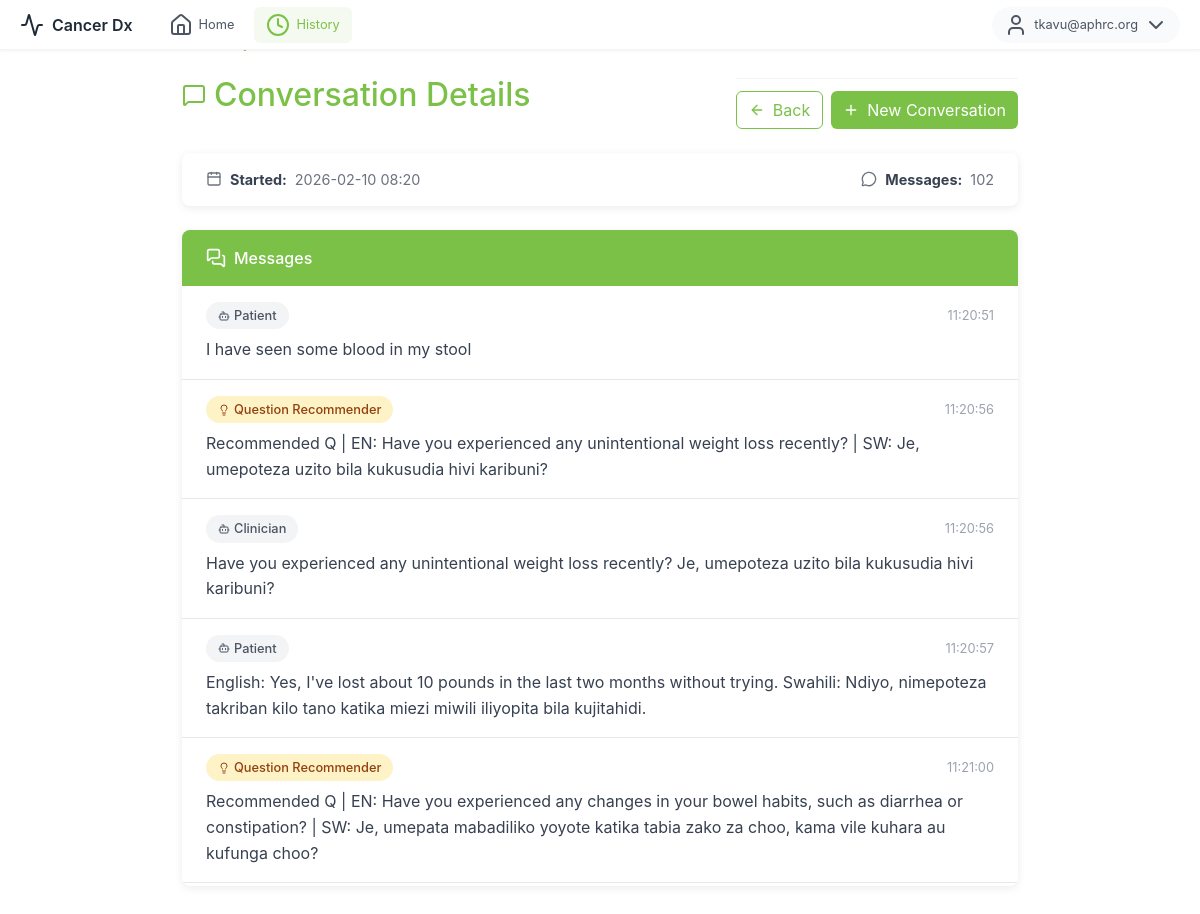
Screenshot of /history/9240dbfc-284e-406d-8d82-bc7bea1fad7a (signed in) with the database file from the repository.
### models.py (models this page shows, shortened)
class User(Base):
    __tablename__ = "users"
    id = Column(Integer, primary_key=True)
    email = Column(String(255), unique=True, nullable=False, index=True)
    username = Column(String(64), unique=True, nullable=True, index=True)
    password_hash = Column(String(255), nullable=False)
    is_active = Column(Boolean, default=True, nullable=False)
    email_verified = Column(Boolean, default=False, nullable=False)
    created_at = Column(DateTime, default=datetime.utcnow, nullable=False)
    roles = relationship("Role", secondary=user_roles, back_populates="users", lazy="joined")
    @property
    def is_authenticated(self): return True

class Conversation(Base):
    __tablename__ = "conversations"
    id = Column(String, primary_key=True)               # uuid string
    created_at = Column(DateTime, default=datetime.utcnow, nullable=False)
    owner_user_id = Column(Integer, ForeignKey("users.id"), index=True, nullable=True)
    patient_id = Column(Integer, ForeignKey("patients.id"), index=True, nullable=True)
    messages = relationship(
        "Message",
        back_populates="conversation",
        cascade="all, delete-orphan",
        order_by="Message.created_at.asc()",
    )
    patient = relationship(
        "Patient",
        back_populates="conversations",
        lazy="select",
    )

class Message(Base):
    __tablename__ = "messages"
    id = Column(String, primary_key=True)               # uuid string
    conversation_id = Column(String, ForeignKey("conversations.id"), index=True, nullable=False)
    role = Column(String, index=True)                   # patient|clinician|listener|Question Recommender
    type = Column(String, default="message")            # message|question_recommender
    message = Column(Text, nullable=True)
    timestamp = Column(String, nullable=True)           # "HH:MM:SS"
    created_at = Column(DateTime, default=datetime.utcnow, nullable=False)
    conversation = relationship("Conversation", back_populates="messages")

### app.py (the view)
@app.route("/history/<conversation_id>")
@login_required
def history_detail_page(conversation_id):
    c = get_conversation_if_owned_by(conversation_id, current_user.id)
    if c is None:
        return "Not found or access denied", 404
    msgs = get_conversation_messages(conversation_id)
    plabels = _patient_labels_for_current_user()
    pid = c.patient_id if c.patient_id is not None else (c.patient.id if getattr(c, "patient", None) else None)
    patient_label = plabels.get(int(pid)) if pid is not None else None
    if pid is not None and not patient_label:
        patient_label = "Patient"
    return render_template(
        "history_detail.html",
        conversation_id=conversation_id,
        created_at=c.created_at,
        patient_label=patient_label,
        patient_id=pid,
        messages=msgs,
    )

### app.py (called while the page is built)
def _patients_display_order():
    patients = list_patients_for_user(current_user.id)
    return sorted(patients, key=lambda p: p.id)

def _patient_labels_for_current_user():
    ordered = _patients_display_order()
    return {p.id: f"Patient {i + 1}" for i, p in enumerate(ordered)}

### auth.py (called while the page is built)
@login_manager.user_loader
def load_user(user_id):
    db = SessionLocal()
    try:
        return db.get(User, int(user_id))
    finally:
        db.close()

### models.py (called while the page is built)
def get_conversation_if_owned_by(conversation_id: str, user_id: int):
    db = SessionLocal()
    try:
        c = (
            db.query(Conversation)
            .options(joinedload(Conversation.patient))
            .filter(
                Conversation.id == conversation_id,
                Conversation.owner_user_id == user_id,
            )
            .first()
        )
        return c
    finally:
        db.close()

def list_patients_for_user(clinician_id: int):
    db = SessionLocal()
    try:
        return (
            db.query(Patient)
            .filter(Patient.clinician_id == clinician_id)
            .order_by(Patient.created_at.desc())
            .all()
        )
    finally:
        db.close()

def get_conversation_messages(conversation_id: str):
    db = SessionLocal()
    try:
        return (
            db.query(Message)
            .filter(Message.conversation_id == conversation_id)
            .order_by(Message.created_at.asc())
            .all()
        )
    finally:
        db.close()

### templates/history_detail.html (shortened to what this page needs)
{% extends "base.html" %}
{% block content %}
<div class="top-menu">
  <div class="menu-left">
    <div class="logo">
      <i data-lucide="activity"></i>
      <span>Cancer Dx</span>
    </div>
    <nav class="nav-links">
      <a href="{{ url_for('index') }}" class="nav-link">
        <i data-lucide="home"></i>
        <span>Home</span>
      </a>
      <a href="{{ url_for('history_page') }}" class="nav-link active">
        <i data-lucide="clock"></i>
        <span>History</span>
      </a>
    </nav>
  </div>
  <div class="menu-right">
    {% if current_user.is_authenticated %}
    <div class="user-dropdown">
      <button class="user-btn" id="userDropdownBtn">
        <i data-lucide="user"></i>
        <span>{{ current_user.email }}</span>
        <i data-lucide="chevron-down"></i>
      </button>
    </div>
    {% else %}
    <a href="{{ url_for('index') }}" class="btn btn-login">
      <i data-lucide="log-in"></i>
      <span>Login</span>
    </a>
    {% endif %}
  </div>
</div>
<div class="detail-container">
  <div class="breadcrumb-nav">
    <a href="{{ url_for('history_page') }}">
    </a>
    <span class="separator">/</span>
    <span class="current">Conversation</span>
  </div>
  <div class="detail-header d-flex justify-content-between align-items-center flex-wrap gap-2">
    <h2>
      <i data-lucide="message-square"></i>
      Conversation Details
    </h2>
    <div class="action-buttons">
      <a href="{{ url_for('history_page') }}" class="btn btn-back">
        <i data-lucide="arrow-left" style="width:16px;height:16px"></i> Back
      </a>
      {% set new_url = url_for('new_conversation', patient_id=patient_id) if patient_id else url_for('new_conversation') %}
      <a href="{{ new_url }}" class="btn btn-new">
        <i data-lucide="plus" style="width:16px;height:16px"></i> New Conversation
      </a>
    </div>
  </div>
  <div class="info-card">
    <div class="info-item">
      <i data-lucide="calendar" style="width:16px;height:16px"></i>
      <strong>Started:</strong>
      <span>{{ created_at.strftime('%Y-%m-%d %H:%M') if created_at else '—' }}</span>
    </div>
    <div class="info-item">
      <i data-lucide="message-circle" style="width:16px;height:16px"></i>
      <strong>Messages:</strong>
      <span>{{ messages|length }}</span>
    </div>
  </div>
  <div class="messages-card">
    <div class="messages-header">
      <i data-lucide="messages-square" style="width:20px;height:20px"></i>
      Messages
    </div>
    <div class="messages-list">
      {% for m in messages %}
      <div class="message-item">
        <div class="message-meta">
          <span class="role-badge
            {% if m.role == 'patient' %}role-patient
            {% elif m.role == 'clinician' %}role-clinician
            {% elif m.role == 'Question Recommender' or m.type == 'question_recommender' %}role-recommender
            {% else %}role-system{% endif %}">
            {% if m.role == 'patient' %}
              <i data-lucide="user" style="width:12px;height:12px"></i>
            {% elif m.role == 'clinician' %}
              <i data-lucide="stethoscope" style="width:12px;height:12px"></i>
            {% elif m.role == 'Question Recommender' or m.type == 'question_recommender' %}
              <i data-lucide="lightbulb" style="width:12px;height:12px"></i>
            {% else %}
              <i data-lucide="bot" style="width:12px;height:12px"></i>
            {% endif %}
            {{ m.role or 'message' }}
          </span>
          <span class="message-time">
            {{ m.timestamp or (m.created_at.strftime('%Y-%m-%d %H:%M') if m.created_at else '') }}
          </span>
        </div>
        <div class="message-content">{{ m.message or '—' }}</div>
      </div>
      {% else %}
      <div class="empty-messages">
        <i data-lucide="message-square-off" style="width:48px;height:48px;color:#9ca3af"></i>
        <p class="mt-3">No messages in this conversation.</p>
      </div>
      {% endfor %}
    </div>
  </div>
</div>
{% endblock %}

### templates/base.html (shortened to what this page needs)
<!DOCTYPE html>
<html lang="en">
<head>
    <link href="https://cdnjs.cloudflare.com/ajax/libs/bootstrap/5.3.0/css/bootstrap.min.css" rel="stylesheet">
    <link href="https://cdnjs.cloudflare.com/ajax/libs/font-awesome/6.4.0/css/all.min.css" rel="stylesheet">
    <link href="{{ url_for('static', filename='css/style.css') }}?v={{ range(10000, 99999) | random }}" rel="stylesheet">
</head>
<body>
    {% block content %}{% endblock %}
</body>
</html>

### static/css/style.css (style rules this page uses)
:root { --primary-green: #7bc148; --primary-green-light: #c8e6a5; --primary-green-bg: rgba(123, 193, 72, 0.08); --primary-green-border: rgba(123, 193, 72, 0.3); --accent-orange: #f97316; --accent-orange-light: #fde5cc; --accent-orange-bg: #fef9f3; --gray-50: #f9fafb; --gray-100: #f3f4f6; --gray-200: #e5e7eb; --gray-300: #d1d5db; --gray-400: #9ca3af; --gray-500: #6b7280; --gray-600: #4b5563; --gray-700: #374151; --gray-800: #1f2937; }
* { box-sizing: border-box; }
html, body { height: 100%; margin: 0; padding: 0; overflow: hidden; font-family: -apple-system, BlinkMacSystemFont, 'Segoe UI', Roboto, 'Helvetica Neue', Arial, sans-serif; }
.message-time { font-size: 0.75rem; color: var(--gray-400); }
.action-buttons { display: flex; gap: 8px; padding-top: 12px; margin-top: 8px; border-top: 1px solid var(--gray-100); }
.top-menu { position: fixed; top: 0; left: 0; right: 0; height: 50px; padding: 0 20px; display: flex; align-items: center; justify-content: space-between; z-index: 1000; background: white; border-bottom: 1px solid var(--gray-100); box-shadow: 0 1px 3px rgba(0,0,0,0.05); }
.top-menu .menu-left { display: flex; align-items: center; gap: 24px; }
.top-menu .logo { display: flex; align-items: center; gap: 8px; font-weight: 600; font-size: 1rem; color: var(--gray-800); }
.top-menu .nav-links { display: flex; align-items: center; gap: 8px; }
.top-menu .nav-link { display: flex; align-items: center; gap: 6px; padding: 6px 12px; border-radius: 6px; font-size: 0.8rem; color: var(--gray-600); text-decoration: none; transition: all 0.2s; }
.top-menu .nav-link.active { background: var(--primary-green-bg); color: var(--primary-green); }
.top-menu .menu-right { display: flex; align-items: center; gap: 12px; }
.top-menu .user-dropdown { position: relative; }
.top-menu .user-btn { display: flex; align-items: center; gap: 6px; padding: 6px 12px; background: var(--gray-50); border: none; border-radius: 20px; font-size: 0.8rem; color: var(--gray-600); cursor: pointer; }
.history-container, .detail-container { margin-top: 50px; }

### templates/history_detail.html (style rules this page uses)
.detail-container { max-width: 900px; margin: 0 auto; padding: 2rem; }
.detail-header { margin-bottom: 1.5rem; }
.detail-header h2 { color: var(--primary-green, #7bc148); display: flex; align-items: center; gap: 0.5rem; }
.breadcrumb-nav { display: flex; align-items: center; gap: 0.5rem; margin-bottom: 1rem; font-size: 0.9rem; }
.breadcrumb-nav a { color: var(--primary-green, #7bc148); text-decoration: none; }
.breadcrumb-nav .separator { color: #9ca3af; }
.breadcrumb-nav .current { color: #6b7280; }
.info-card { background: white; border-radius: 8px; box-shadow: 0 2px 8px rgba(0,0,0,0.08); padding: 1rem 1.5rem; margin-bottom: 1.5rem; display: flex; justify-content: space-between; align-items: center; flex-wrap: wrap; gap: 1rem; }
.info-item { display: flex; align-items: center; gap: 0.5rem; color: #6b7280; font-size: 0.9rem; }
.info-item strong { color: #374151; }
.messages-card { background: white; border-radius: 8px; box-shadow: 0 2px 8px rgba(0,0,0,0.08); overflow: hidden; }
.messages-header { background: var(--primary-green, #7bc148); color: white; padding: 1rem 1.5rem; font-weight: 500; display: flex; align-items: center; gap: 0.5rem; }
.messages-list { max-height: 600px; overflow-y: auto; }
.message-item { padding: 1rem 1.5rem; border-bottom: 1px solid #e5e7eb; }
.message-meta { display: flex; justify-content: space-between; align-items: center; margin-bottom: 0.5rem; }
.role-badge { display: inline-flex; align-items: center; gap: 0.25rem; padding: 0.25rem 0.75rem; border-radius: 20px; font-size: 0.8rem; font-weight: 500; }
.role-recommender { background: #fef3c7; color: #92400e; }
.role-system { background: #f3f4f6; color: #4b5563; }
.message-time { font-size: 0.8rem; color: #9ca3af; }
.message-content { color: #374151; line-height: 1.6; }
.btn-new { background: var(--primary-green, #7bc148); color: white; border: none; display: inline-flex; align-items: center; gap: 0.5rem; }
.btn-back { background: transparent; color: var(--primary-green, #7bc148); border: 1px solid var(--primary-green, #7bc148); display: inline-flex; align-items: center; gap: 0.5rem; }
.action-buttons { display: flex; gap: 0.5rem; }

### rows the page displays
User: email "tkavu@aphrc.org"
Conversation: created_at "2026-02-10 08:20"
Message: type "message" (drawn), role "Patient", timestamp "11:20:51", message "I have seen some blood in my stool"
Message: role "Question Recommender", timestamp "11:20:56", message "Recommended Q | EN: Have you experienced any unintentional weight loss recently? | SW: Je, umepoteza uzito bila kukusudia hivi karibuni?"
Message: type "message" (drawn), role "Clinician", timestamp "11:20:56", message "Have you experienced any unintentional weight loss recently? Je, umepoteza uzito bila kukusudia hivi karibuni?"
Message: type "message" (drawn), role "Patient", timestamp "11:20:57", message "English: Yes, I've lost about 10 pounds in the last two months without trying. Swahili: Ndiyo, nimepoteza takriban kilo tano katika miezi miwili iliyopita bila kujitahidi."
Message: role "Question Recommender", timestamp "11:21:00", message "Recommended Q | EN: Have you experienced any changes in your bowel habits, such as diarrhea or constipation? | SW: Je, umepata mabadiliko yoyote katika tabia zako za choo, kama vile kuhara au kufunga choo?"

### other values shown
{{ messages|length }} "102"
